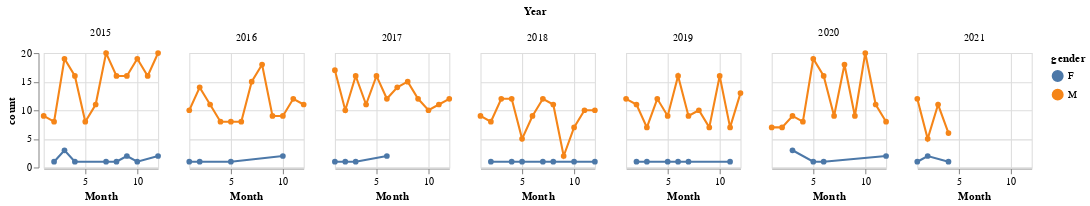

This figure's notebook cell:
### Code cell
# histogram of police killings by year and month
gender_plot = alt.Chart(gender_transform_police_CA
).mark_line(point=True).encode(
    x = alt.X('Month'),
    y = 'count',
    color = 'gender'
).properties(
width = 110, height=110).facet('Year')
#.transform_filter(alt.FieldOneOfPredicate(field = 'Year', oneOf = [2015,2020]))

#[2015,2017,2019,2021]
gender_plot

### Figure 1 — Vega-Lite specification as saved in the notebook (floating-point values rounded to 4 significant figures)
{"config": {"view": {"continuousWidth": 400, "continuousHeight": 300}}, "data": {"name": "data-7526dcc95efc2d7f2c16d3407cd8b34e"}, "facet": {"type": "quantitative", "field": "Year"}, "spec": {"mark": {"type": "line", "point": true}, "encoding": {"color": {"type": "nominal", "field": "gender"}, "x": {"type": "quantitative", "field": "Month"}, "y": {"type": "quantitative", "field": "count"}}, "height": 110, "width": 110}, "$schema": "https://vega.github.io/schema/vega-lite/v4.8.1.json", "datasets": {"data-7526dcc95efc2d7f2c16d3407cd8b34e": [{"Year": 2015, "Month": 1, "gender": "M", "count": 9}, {"Year": 2015, "Month": 2, "gender": "F", "count": 1}, {"Year": 2015, "Month": 2, "gender": "M", "count": 8}, {"Year": 2015, "Month": 3, "gender": "F", "count": 3}, {"Year": 2015, "Month": 3, "gender": "M", "count": 19}, {"Year": 2015, "Month": 4, "gender": "F", "count": 1}, {"Year": 2015, "Month": 4, "gender": "M", "count": 16}, {"Year": 2015, "Month": 5, "gender": "M", "count": 8}, {"Year": 2015, "Month": 6, "gender": "M", "count": 11}, {"Year": 2015, "Month": 7, "gender": "F", "count": 1}, {"Year": 2015, "Month": 7, "gender": "M", "count": 20}, {"Year": 2015, "Month": 8, "gender": "F", "count": 1}, {"Year": 2015, "Month": 8, "gender": "M", "count": 16}, {"Year": 2015, "Month": 9, "gender": "F", "count": 2}, {"Year": 2015, "Month": 9, "gender": "M", "count": 16}, {"Year": 2015, "Month": 10, "gender": "F", "count": 1}, {"Year": 2015, "Month": 10, "gender": "M", "count": 19}, {"Year": 2015, "Month": 11, "gender": "M", "count": 16}, {"Year": 2015, "Month": 12, "gender": "F", "count": 2}, {"Year": 2015, "Month": 12, "gender": "M", "count": 20}, {"Year": 2016, "Month": 1, "gender": "F", "count": 1}, {"Year": 2016, "Month": 1, "gender": "M", "count": 10}, {"Year": 2016, "Month": 2, "gender": "F", "count": 1}, {"Year": 2016, "Month": 2, "gender": "M", "count": 14}, {"Year": 2016, "Month": 3, "gender": "M", "count": 11}, {"Year": 2016, "Month": 4, "gender": "M", "count": 8}, {"Year": 2016, "Month": 5, "gender": "F", "count": 1}, {"Year": 2016, "Month": 5, "gender": "M", "count": 8}, {"Year": 2016, "Month": 6, "gender": "M", "count": 8}, {"Year": 2016, "Month": 7, "gender": "M", "count": 15}, {"Year": 2016, "Month": 8, "gender": "M", "count": 18}, {"Year": 2016, "Month": 9, "gender": "M", "count": 9}, {"Year": 2016, "Month": 10, "gender": "F", "count": 2}, {"Year": 2016, "Month": 10, "gender": "M", "count": 9}, {"Year": 2016, "Month": 11, "gender": "M", "count": 12}, {"Year": 2016, "Month": 12, "gender": "M", "count": 11}, {"Year": 2017, "Month": 1, "gender": "F", "count": 1}, {"Year": 2017, "Month": 1, "gender": "M", "count": 17}, {"Year": 2017, "Month": 2, "gender": "F", "count": 1}, {"Year": 2017, "Month": 2, "gender": "M", "count": 10}, {"Year": 2017, "Month": 3, "gender": "F", "count": 1}, {"Year": 2017, "Month": 3, "gender": "M", "count": 16}, {"Year": 2017, "Month": 4, "gender": "M", "count": 11}, {"Year": 2017, "Month": 5, "gender": "M", "count": 16}, {"Year": 2017, "Month": 6, "gender": "F", "count": 2}, {"Year": 2017, "Month": 6, "gender": "M", "count": 12}, {"Year": 2017, "Month": 7, "gender": "M", "count": 14}, {"Year": 2017, "Month": 8, "gender": "M", "count": 15}, {"Year": 2017, "Month": 9, "gender": "M", "count": 12}, {"Year": 2017, "Month": 10, "gender": "M", "count": 10}, {"Year": 2017, "Month": 11, "gender": "M", "count": 11}, {"Year": 2017, "Month": 12, "gender": "M", "count": 12}, {"Year": 2018, "Month": 1, "gender": "M", "count": 9}, {"Year": 2018, "Month": 2, "gender": "F", "count": 1}, {"Year": 2018, "Month": 2, "gender": "M", "count": 8}, {"Year": 2018, "Month": 3, "gender": "M", "count": 12}, {"Year": 2018, "Month": 4, "gender": "F", "count": 1}, {"Year": 2018, "Month": 4, "gender": "M", "count": 12}, {"Year": 2018, "Month": 5, "gender": "F", "count": 1}, {"Year": 2018, "Month": 5, "gender": "M", "count": 5}, {"Year": 2018, "Month": 6, "gender": "M", "count": 9}, {"Year": 2018, "Month": 7, "gender": "F", "count": 1}, {"Year": 2018, "Month": 7, "gender": "M", "count": 12}, {"Year": 2018, "Month": 8, "gender": "F", "count": 1}, {"Year": 2018, "Month": 8, "gender": "M", "count": 11}, {"Year": 2018, "Month": 9, "gender": "M", "count": 2}, {"Year": 2018, "Month": 10, "gender": "F", "count": 1}, {"Year": 2018, "Month": 10, "gender": "M", "count": 7}, {"Year": 2018, "Month": 11, "gender": "M", "count": 10}, {"Year": 2018, "Month": 12, "gender": "F", "count": 1}, {"Year": 2018, "Month": 12, "gender": "M", "count": 10}, {"Year": 2019, "Month": 1, "gender": "M", "count": 12}, {"Year": 2019, "Month": 2, "gender": "F", "count": 1}, {"Year": 2019, "Month": 2, "gender": "M", "count": 11}, {"Year": 2019, "Month": 3, "gender": "F", "count": 1}, {"Year": 2019, "Month": 3, "gender": "M", "count": 7}, {"Year": 2019, "Month": 4, "gender": "M", "count": 12}, {"Year": 2019, "Month": 5, "gender": "F", "count": 1}, {"Year": 2019, "Month": 5, "gender": "M", "count": 9}, {"Year": 2019, "Month": 6, "gender": "F", "count": 1}, {"Year": 2019, "Month": 6, "gender": "M", "count": 16}, {"Year": 2019, "Month": 7, "gender": "F", "count": 1}, {"Year": 2019, "Month": 7, "gender": "M", "count": 9}, {"Year": 2019, "Month": 8, "gender": "M", "count": 10}, {"Year": 2019, "Month": 9, "gender": "M", "count": 7}, {"Year": 2019, "Month": 10, "gender": "M", "count": 16}, {"Year": 2019, "Month": 11, "gender": "F", "count": 1}, {"Year": 2019, "Month": 11, "gender": "M", "count": 7}, {"Year": 2019, "Month": 12, "gender": "M", "count": 13}, {"Year": 2020, "Month": 1, "gender": "M", "count": 7}, {"Year": 2020, "Month": 2, "gender": "M", "count": 7}, {"Year": 2020, "Month": 3, "gender": "F", "count": 3}, {"Year": 2020, "Month": 3, "gender": "M", "count": 9}, {"Year": 2020, "Month": 4, "gender": "M", "count": 8}, {"Year": 2020, "Month": 5, "gender": "F", "count": 1}, {"Year": 2020, "Month": 5, "gender": "M", "count": 19}, {"Year": 2020, "Month": 6, "gender": "F", "count": 1}, {"Year": 2020, "Month": 6, "gender": "M", "count": 16}, {"Year": 2020, "Month": 7, "gender": "M", "count": 9}, {"Year": 2020, "Month": 8, "gender": "M", "count": 18}, {"Year": 2020, "Month": 9, "gender": "M", "count": 9}, {"Year": 2020, "Month": 10, "gender": "M", "count": 20}, {"Year": 2020, "Month": 11, "gender": "M", "count": 11}, {"Year": 2020, "Month": 12, "gender": "F", "count": 2}, {"Year": 2020, "Month": 12, "gender": "M", "count": 8}, {"Year": 2021, "Month": 1, "gender": "F", "count": 1}, {"Year": 2021, "Month": 1, "gender": "M", "count": 12}, {"Year": 2021, "Month": 2, "gender": "F", "count": 2}, {"Year": 2021, "Month": 2, "gender": "M", "count": 5}, {"Year": 2021, "Month": 3, "gender": "M", "count": 11}, {"Year": 2021, "Month": 4, "gender": "F", "count": 1}, {"Year": 2021, "Month": 4, "gender": "M", "count": 6}]}}
